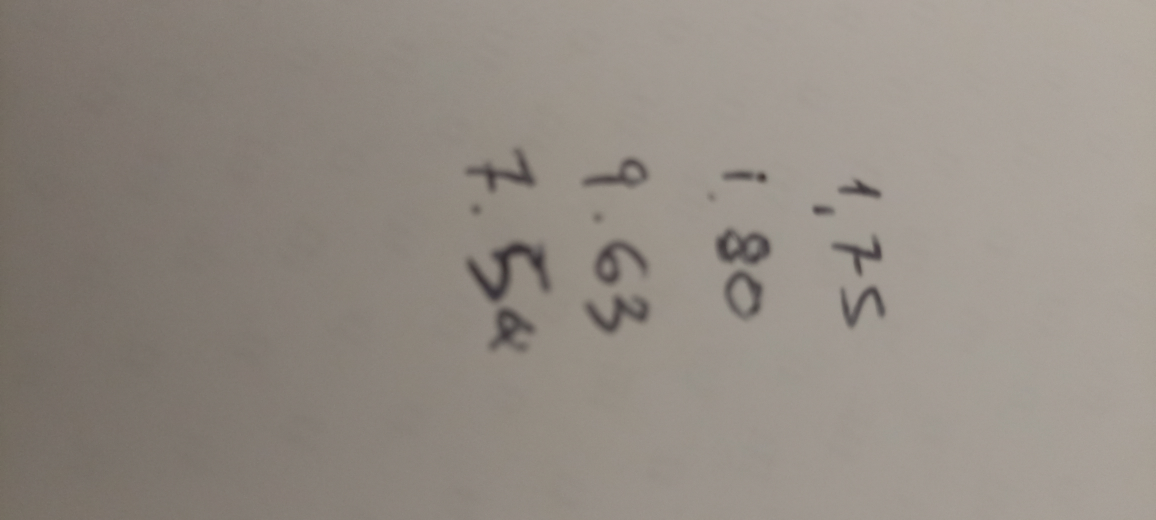
#> input picture IMG_20241010_223812.jpg, 4624 x 2080 px (shown at 1/4 size)
$ python get_prices.py
#> lines starting #> are read from the running program, lines starting #| are printed output that depends on the picture; after the words box and inside, x2 and y2 are one past the last pixel; in counts of white or black regions, pixels touching at a corner belong together
try:
    import Image
except ImportError:
    from PIL import Image
import pytesseract

from pytesseract import Output
import cv2

pytesseract.pytesseract.tesseract_cmd = r"C:\Program Files\Tesseract-OCR\tesseract.exe"

font = cv2.FONT_HERSHEY_SIMPLEX
bottomLeftCornerOfText = (10, 500)
fontScale = 2
fontColor = (0, 0, 0)
thickness = 2
lineType = 2


def get_grayscale(image):
    print(image)
    return cv2.cvtColor(image, cv2.COLOR_BGR2GRAY)


def ResizeWithAspectRatio(image, width=1280, height=None, inter=cv2.INTER_AREA):
    dim = None
    (h, w) = image.shape[:2]

    if width is None and height is None:
        return image
    if width is None:
        r = height / float(h)
        dim = (int(w * r), height)
    else:
        r = width / float(w)
        dim = (width, int(h * r))

    return cv2.resize(image, dim, interpolation=inter)


def calculate(value):
    if value == '':
        return None
    if value.startswith(','):
        return None
    if value.startswith('.'):
        return None
    if ',' in value:
        value = value.replace(',', '.')
    if ' ' in value:
        return None

    val = float(value)

    perc = (val * 22) / 100

    return str(val + perc)


def format(text):
    new_v = calculate(text)

    if new_v == None:
        return None

    return text + " = " + new_v


# If you don't have tesseract executable in your PATH, include the following:
#pytesseract.pytesseract.tesseract_cmd = r'/usr/share/tesseract-ocr'
# Example tesseract_cmd = r'C:\Program Files (x86)\Tesseract-OCR\tesseract'

def process(name='IMG_20241010_223812.jpg'):
#> called with name = 'IMG_20241010_223812.jpg'
    print('Processing..')
    print(name)
    cropped_image = cv2.imread('../' + name)
#> cropped_image is the input picture: shape (2080, 4624, 3); mean B, G, R 131.4, 139.5, 147.2

    gray = get_grayscale(cropped_image)
#> (printed output is left out)
    img = cv2.threshold(gray, 100, 205, cv2.THRESH_BINARY)[1]
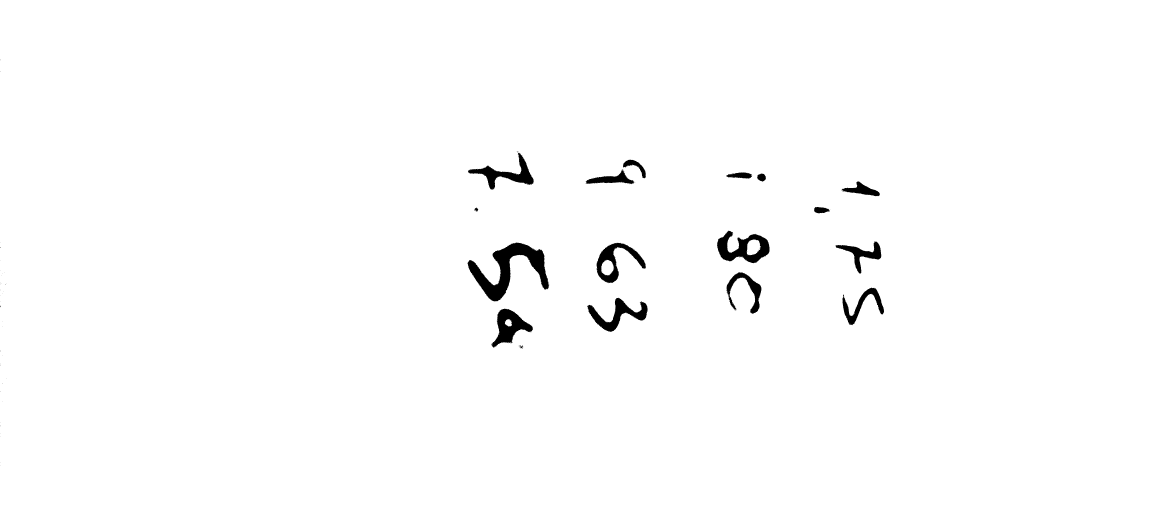
#> img: shape (2080, 4624) (shown at 1/4 size); values 0 (black) and 205 (white), 98.8% white; 119 black regions (102 under 20 px), largest, box (x1, y1, x2, y2) and area: (1870, 970, 2197, 1206) 26681, (2868, 923, 3078, 1053) 13315, (1966, 1235, 2132, 1392) 11507
    # Simple image to string
#> (the run stopped early here; a loop or call above may not have finished)
